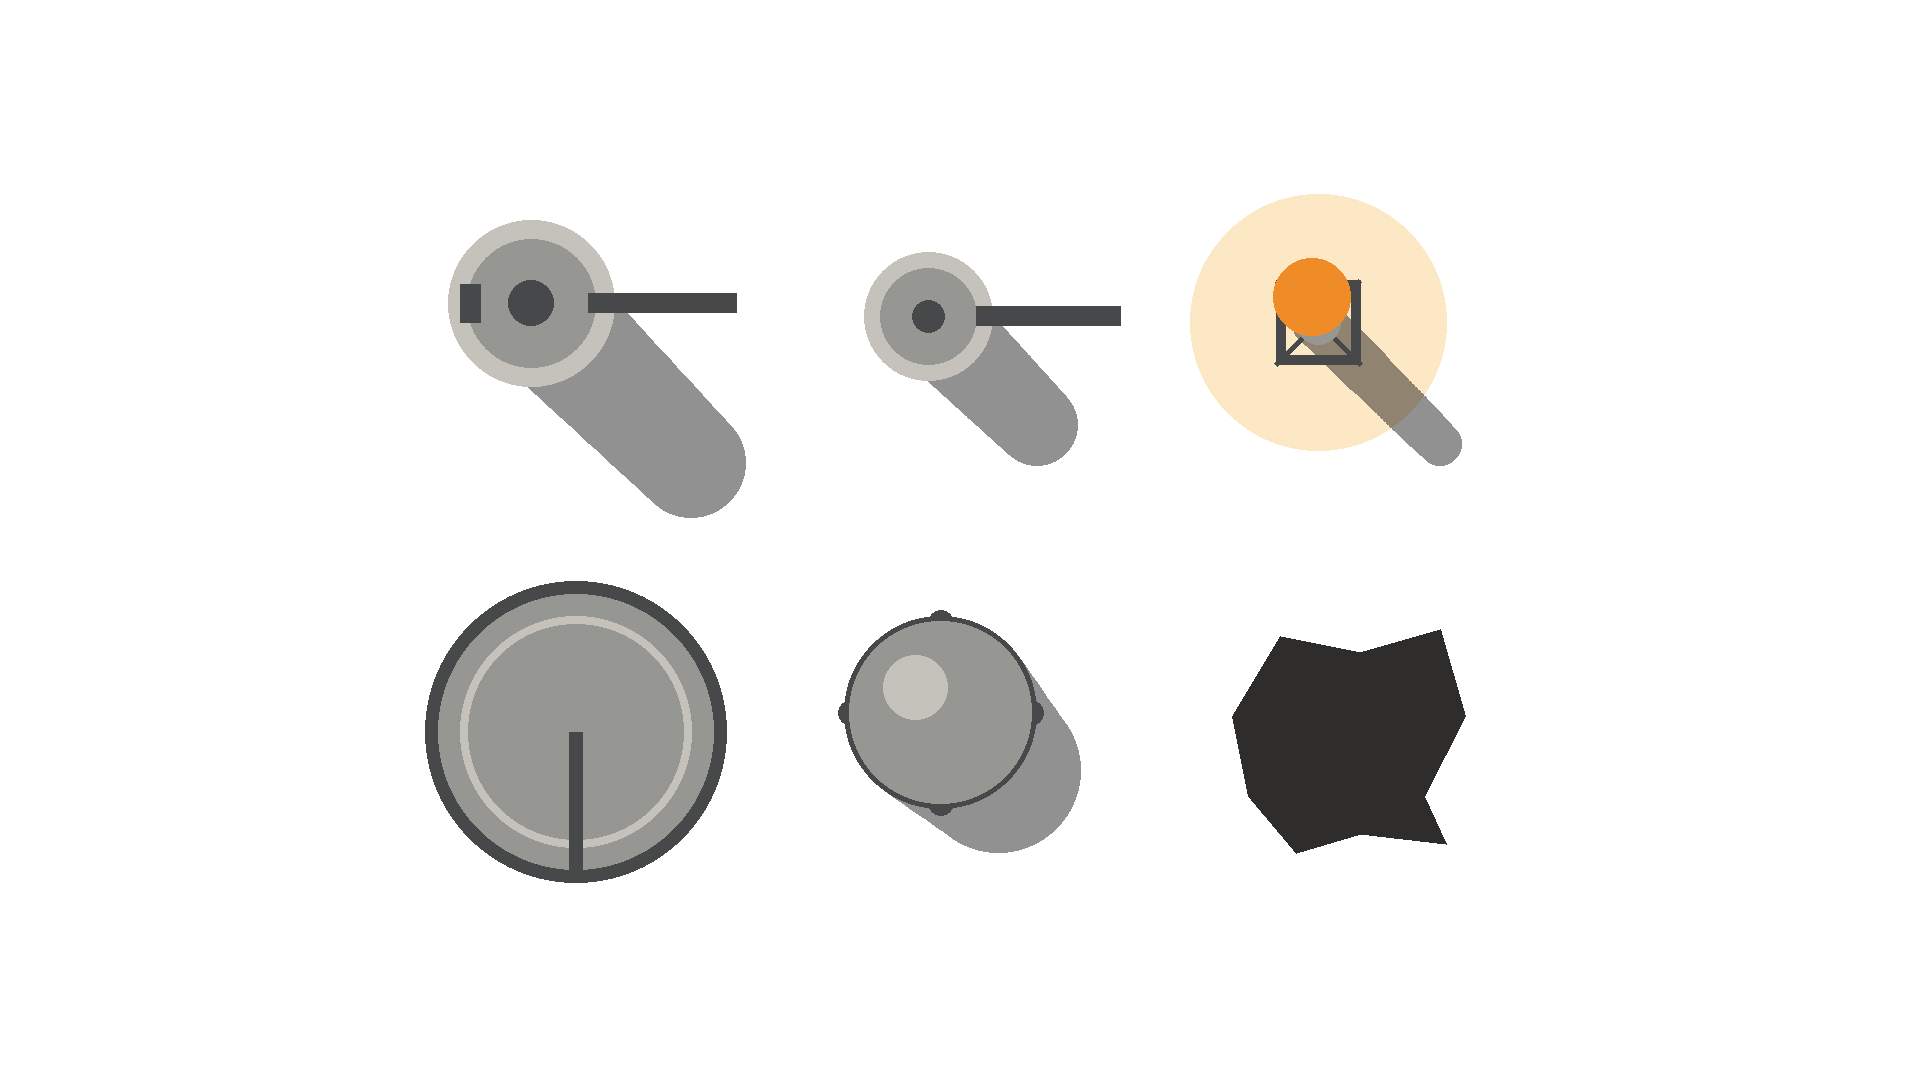

Source code (Python):
"""Geometry guide for the refinery's plant props (`RefineryGround`, the refining Raid site).

Six square pieces on a 1920x1080 canvas, three to a row in two rows, each drawn in a 320 px cell inside a 384 px
frame, seen from straight above with the light from the upper left, so a tall piece throws its shadow to the lower
right inside its own cell:

  1 distillation column: its head and platform ring in the upper left, its long shadow to the lower right
  2 stripper column: a smaller column, a shorter shadow
  3 flare stack: the lattice derrick, the burning flame at its tip and the heat glow round it
  4 floating-roof storage tank: filling its cell
  5 volatiles sphere: a ball tank on legs, its shadow to the lower right
  6 spill: a pool of crude and fuel on the ground

    python art-source/refinery/refinery-plant-guide.py
"""
from pathlib import Path

from PIL import Image, ImageDraw

CELL, FRAME, COLS = 320, 384, 3
LEFT = (1920 - COLS * FRAME) // 2
TOP = (1080 - 2 * FRAME) // 2
img = Image.new("RGBA", (1920, 1080), (0, 0, 0, 0))
d = ImageDraw.Draw(img)

STEEL = (150, 150, 146, 255)
LIGHT = (196, 194, 186, 255)
DARK = (70, 72, 74, 255)
SHADOW = (0, 0, 0, 110)
FLAME = (240, 140, 40, 255)
GLOW = (250, 190, 90, 90)
OIL = (24, 22, 20, 230)


def origin(i):
    return LEFT + (i % COLS) * FRAME + (FRAME - CELL) // 2, TOP + (i // COLS) * FRAME + (FRAME - CELL) // 2


def p(i, x, y):
    ox, oy = origin(i)
    return ox + x * CELL, oy + y * CELL


def circle(i, cx, cy, r, color, width=0):
    x, y = p(i, cx, cy)
    box = [x - r * CELL, y - r * CELL, x + r * CELL, y + r * CELL]
    if width:
        d.ellipse(box, outline=color, width=width)
    else:
        d.ellipse(box, fill=color)


def shadow(i, cx, cy, r, tx, ty):
    """A tall piece's cast shadow: its head's disc swept to (tx, ty)."""
    layer = Image.new("RGBA", img.size, (0, 0, 0, 0))
    ld = ImageDraw.Draw(layer)
    steps = 40
    for k in range(steps + 1):
        t = k / steps
        x, y = p(i, cx + (tx - cx) * t, cy + (ty - cy) * t)
        rr = r * CELL * (1 - .15 * t)
        ld.ellipse([x - rr, y - rr, x + rr, y + rr], fill=SHADOW)
    img.alpha_composite(layer)


# 1 distillation column
shadow(0, .36, .36, .20, .86, .86)
circle(0, .36, .36, .26, LIGHT)            # platform ring
circle(0, .36, .36, .20, STEEL)            # column head
circle(0, .36, .36, .07, DARK)             # top nozzle and davit base
x0, y0 = p(0, .54, .33)
x1, y1 = p(0, 1.0, .39)
d.rectangle([x0, y0, x1, y1], fill=DARK)    # overhead vapour line leaving east
x0, y0 = p(0, .14, .30)
x1, y1 = p(0, .20, .42)
d.rectangle([x0, y0, x1, y1], fill=DARK)    # caged ladder on the ring

# 2 stripper column
shadow(1, .40, .40, .15, .74, .74)
circle(1, .40, .40, .20, LIGHT)
circle(1, .40, .40, .15, STEEL)
circle(1, .40, .40, .05, DARK)
x0, y0 = p(1, .55, .37)
x1, y1 = p(1, 1.0, .43)
d.rectangle([x0, y0, x1, y1], fill=DARK)

# 3 flare stack
circle(2, .42, .42, .40, GLOW)             # heat glow on the ground
shadow(2, .42, .42, .08, .80, .80)
x0, y0 = p(2, .29, .29)
x1, y1 = p(2, .55, .55)
d.rectangle([x0, y0, x1, y1], outline=DARK, width=10)   # lattice derrick
d.line([x0, y0, x1, y1], fill=DARK, width=6)
d.line([x0, y1, x1, y0], fill=DARK, width=6)
circle(2, .42, .42, .07, STEEL)            # stack tip
circle(2, .40, .34, .12, FLAME)            # the flame, leaning with the wind

# 4 floating-roof tank
circle(3, .5, .5, .47, DARK)               # shell rim
circle(3, .5, .5, .43, STEEL)              # floating roof
circle(3, .5, .5, .36, LIGHT, width=8)     # pontoon ring
x0, y0 = p(3, .48, .5)
x1, y1 = p(3, .52, .93)
d.rectangle([x0, y0, x1, y1], fill=DARK)   # rolling ladder

# 5 volatiles sphere
shadow(4, .44, .44, .30, .62, .62)
for lx, ly in ((.16, .44), (.72, .44), (.44, .16), (.44, .72)):
    circle(4, lx, ly, .04, DARK)           # legs
circle(4, .44, .44, .30, STEEL)
circle(4, .36, .36, .10, LIGHT)            # highlight
circle(4, .44, .44, .30, DARK, width=5)    # equator stair and girder

# 6 spill
x, y = p(5, .5, .5)
d.polygon([p(5, .15, .45), p(5, .30, .20), p(5, .55, .25), p(5, .80, .18), p(5, .88, .45),
           p(5, .75, .70), p(5, .82, .85), p(5, .55, .82), p(5, .35, .88), p(5, .20, .70)], fill=OIL)

img.save(Path(__file__).with_name("refinery-plant-guide.png"))
